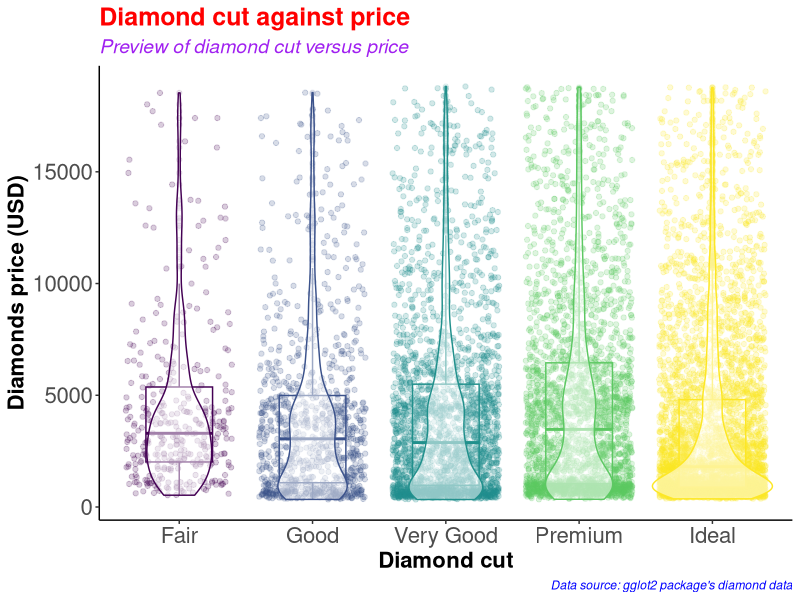
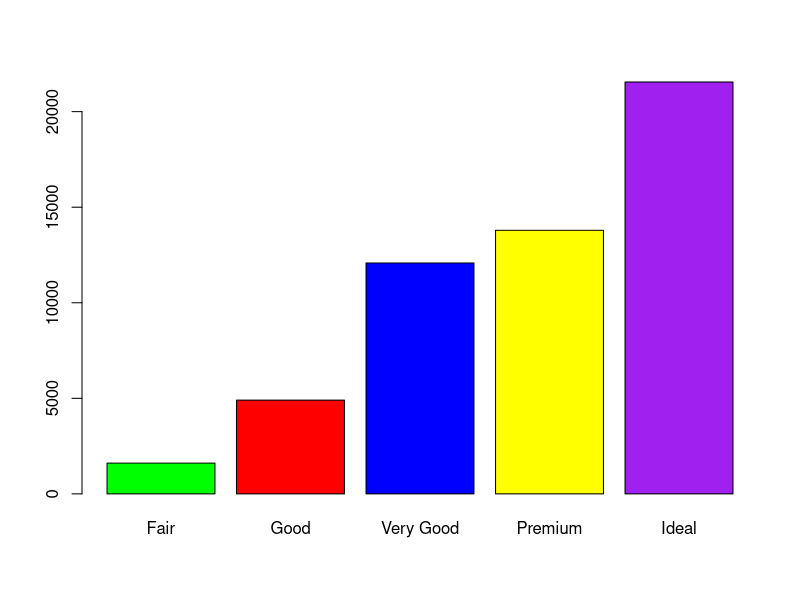
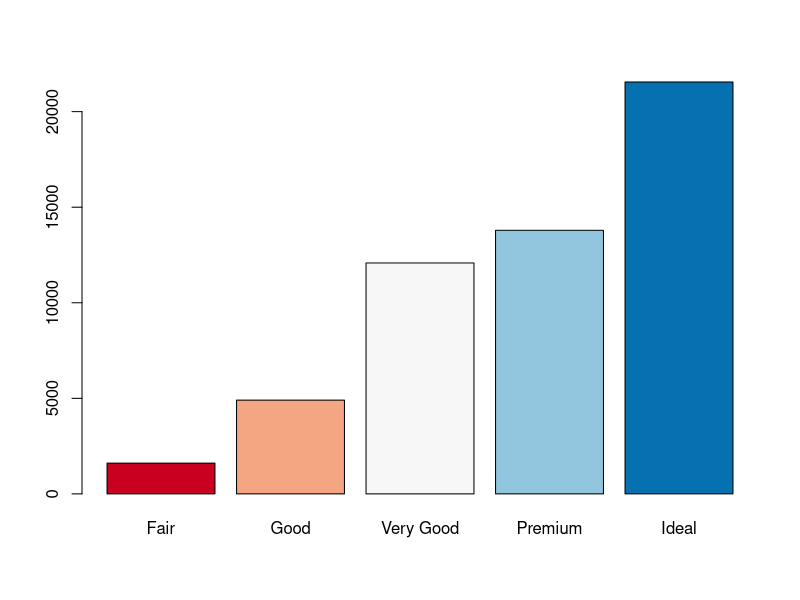
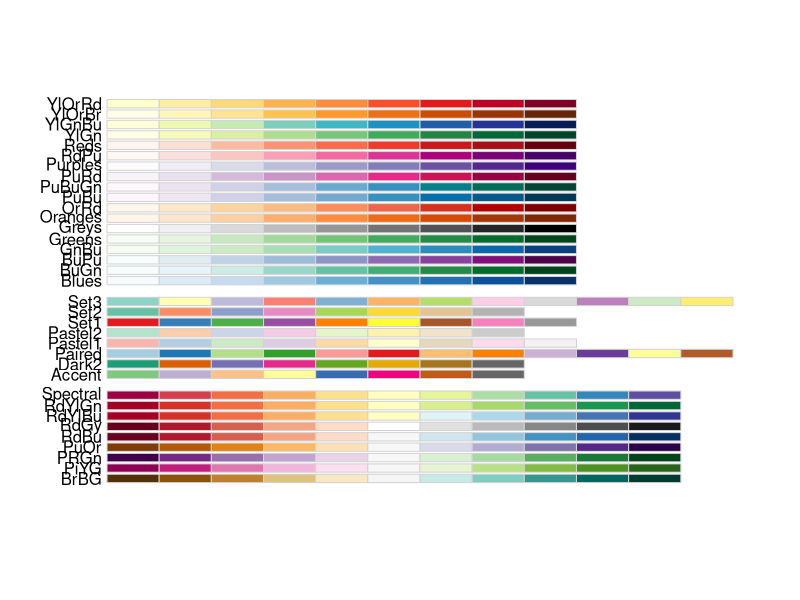
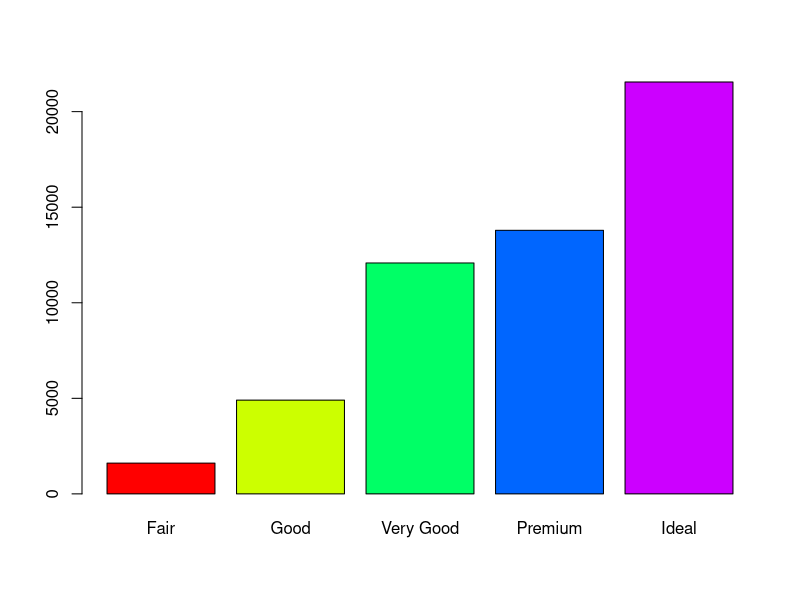
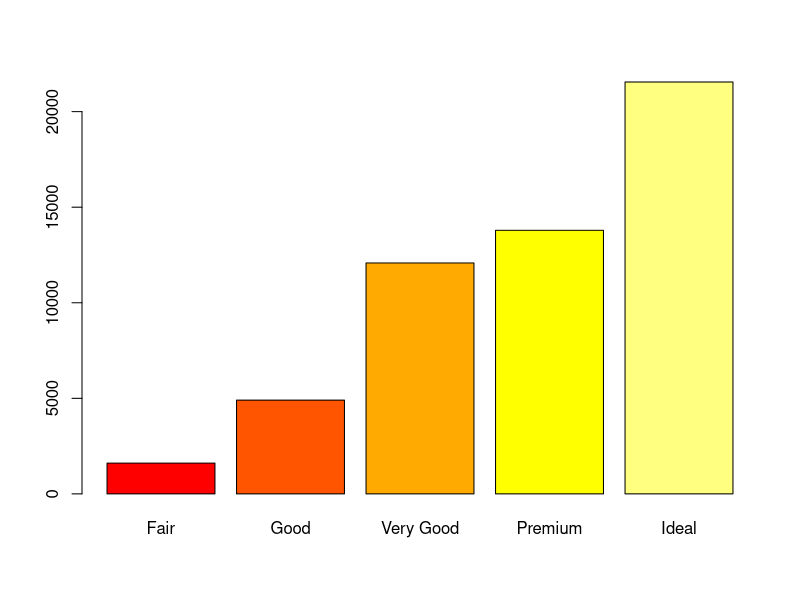
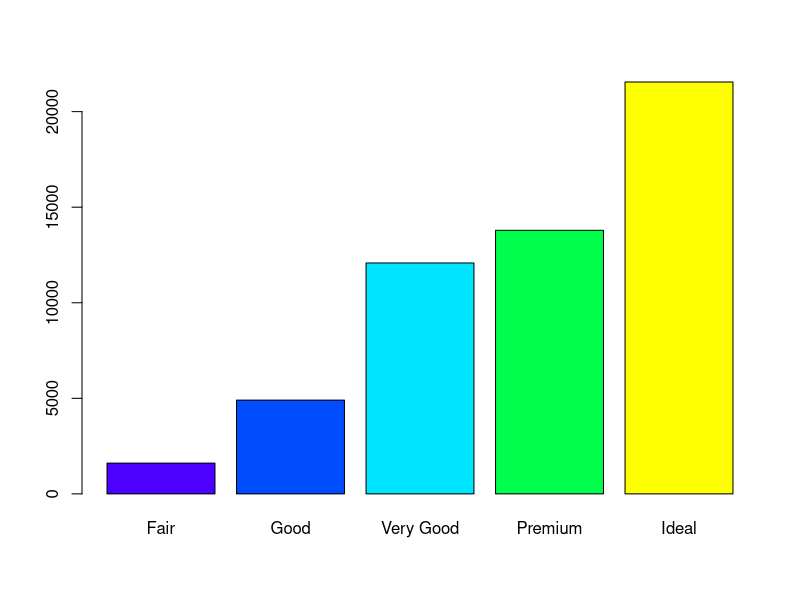
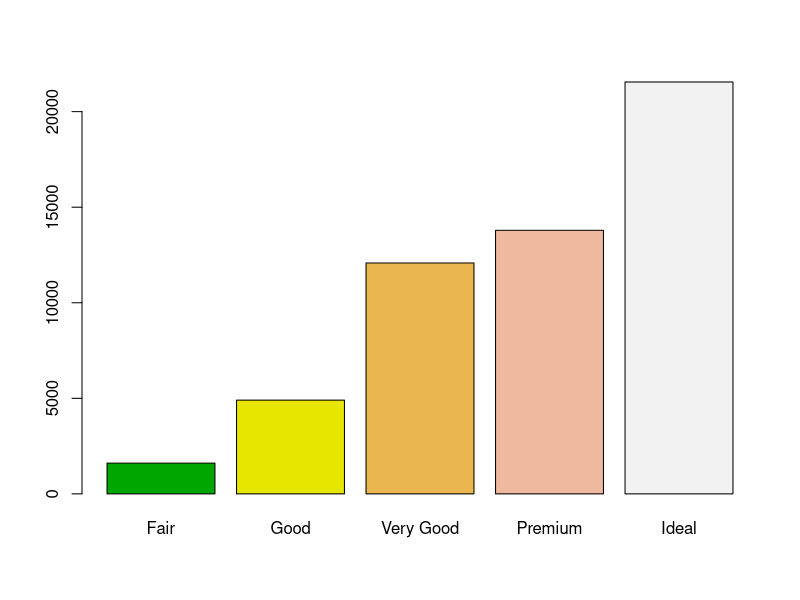

R code for these plots, in order:
#########################################
# Name: Wyclife Agumba Oluoch           #   
# E-mail: wyclifeoluoch@gmail.com       #
# GitHub: https://github.com/Wycology   #
# Task: Boxplot and violin plots in one #
# Date: 4th Jan 2021                    #
# Last edited: 17th May 2021            #
#########################################

# Loading the necessary libraries for the project

library(tidyverse) # This is for data wrangling and plotting.
library(RColorBrewer) # This is for generating color pallets for the plots.

diamonds_df <- diamonds # Saving the diamonds data-set to a new object in R.

head(diamonds) # Checking the variables in the data-set for subsequent analyses
nrow(diamonds) # Checking for the number of rows in the data. 53940 observations
ncol(diamonds) # Checking the number of variables in the data-set. 10 variables

diamonds_df %>% # Picking the diamonds data, and then
  slice_sample(n = 0.2*(nrow(diamonds))) %>% # Picking a portion of the data-set
  ggplot(aes(x = cut, y = price, color = cut)) + # Adding the mapping variables
  geom_point(position = "jitter", alpha = 0.2) + # Adding jitter and alpha
  geom_boxplot(alpha = 0.1, width = 0.5) + # Modifying dimensions of the boxplot 
  geom_violin(alpha = 0.5) + # Adding violin plot on top of the box and jitter
  theme_classic() + # Adding my preferred theme for publication.
  theme(legend.position = "none") + # Removing the legend; it is on the x-axis
  labs(x = "Diamond cut", # Labels the x-axis.
       y = "Diamonds price (USD)", # Labeling the y-axis
       title = "Diamond cut against price", # Setting tibble of the plot
       subtitle = "Preview of diamond cut versus price", # Descriptive title beneath TITLE
       caption = "Data source: gglot2 package's diamond data") +
  theme(axis.text = element_text(size=16), # Size of labels on tick-marks
        axis.title = element_text(size=16,face="bold")) + # Size of axis labels
  theme(plot.title = element_text(color = 'red', size = 18, face = 'bold'),
        plot.subtitle = element_text(color = 'purple', size = 14, face = 'italic'),
        plot.caption = element_text(color = 'blue', face = 'italic'))

diamonds %>% # Picking the diamonds data, and then
  filter(cut == 'Very Good') %>% # Picking the very good cut 
  nrow() # counting the number of rows with very good cut

diamonds %>% 
  select(cut) %>% 
  table() %>% 
  barplot(col = c('green', 'red', 'blue', 'yellow', 'purple'))

# Instead of specifying the colors, we can simply use the color brewer panel 

diamonds %>% 
  select(cut) %>% 
  table() %>% 
  barplot(col = brewer.pal(n = 5, name = "RdBu"))
# To display more brewer colors options to use, run the following function:

display.brewer.all()

# Can also use rainbow colors

diamonds %>% 
  select(cut) %>% 
  table() %>% 
  barplot(col = rainbow(5))

# Can also use heat.colors
diamonds %>% 
  select(cut) %>% 
  table() %>% 
  barplot(col = heat.colors(5))

# Can also use topographic colors

diamonds %>% 
  select(cut) %>% 
  table() %>% 
  barplot(col = topo.colors(5))

# Can also use terrain colors for the plot
diamonds %>% 
  select(cut) %>% 
  table() %>% 
  barplot(col = terrain.colors(5))

# Can also use cm.colors
diamonds %>% 
  select(cut) %>% 
  table() %>% 
  barplot(col = cm.colors(5)) 

# That is awesome. Good for the day.
